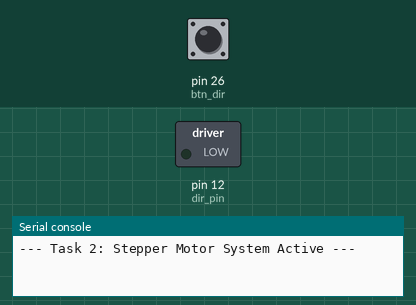
This program was run on a simulated MicroPython board. Parts: switched loads named in the program (green lamp = pin HIGH), the last lines printed to the serial console. Dashed ring = blinking. The test bench sets the inputs (shaded band); at power-on: pin 26 (btn_dir) HIGH.

Above: at 1.2 s.
1.3 s: pin 26 (btn_dir) pulled LOW for 1 s
At 1.42 s:
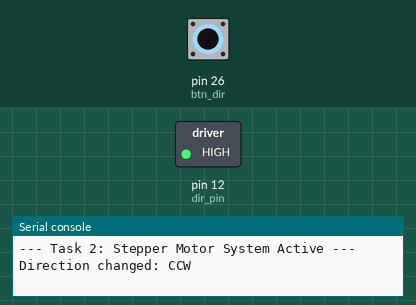
3.8 s: pin 26 (btn_dir) pulled LOW for 0.15 s
At 5.0 s:
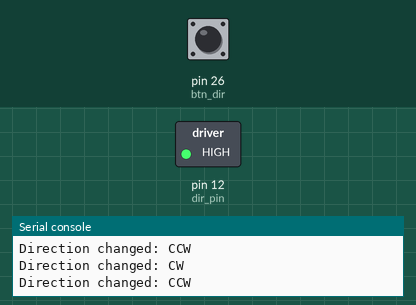
5.4 s: pin 26 (btn_dir) pulled LOW for 3.2 s
At 9.5 s:
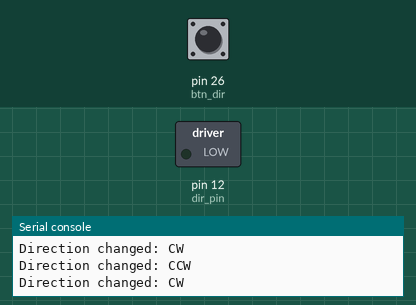
Timing chart, 0 to 11.0 s (numbered marks = the images above; inputs shaded):
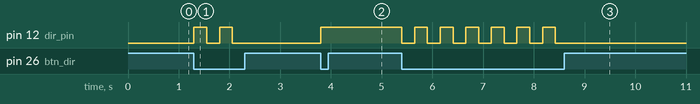

Measured:
- after the input at 1.3 s, pin 12 (dir_pin): alternates HIGH for 0.25 s and LOW for 0.25 s, 4 changes in all, then stays LOW, starting at once
- after the input at 3.8 s, pin 12 (dir_pin): LOW → HIGH at once
- after the input at 5.4 s, pin 12 (dir_pin): alternates HIGH for 0.25 s and LOW for 0.25 s, 13 changes in all, then stays LOW, starting at once

The program:

task2_stepper.py
```python
from machine import Pin
import time

# Pin Definitions
dir_pin = Pin(12, Pin.OUT)
step_pin = Pin(14, Pin.OUT)
btn_dir = Pin(26, Pin.IN, Pin.PULL_UP)
btn_steps = Pin(27, Pin.IN, Pin.PULL_UP)

# State Variables
current_dir = 0
step_options = [0, 10, 20, 30]
idx = 0
last_move = time.ticks_ms()
last_btn_dir = 0
last_btn_steps = 0

def move_stepper(steps):
    for _ in range(steps):
        step_pin.value(1)
        time.sleep_us(1000)
        step_pin.value(0)
        time.sleep_us(1000)

print("--- Task 2: Stepper Motor System Active ---")

while True:
    now = time.ticks_ms()

    # Non-blocking Direction Button Handling
    if btn_dir.value() == 0 and time.ticks_diff(now, last_btn_dir) > 250:
        current_dir = not current_dir
        dir_pin.value(current_dir)
        print(f"Direction changed: {'CW' if current_dir == 0 else 'CCW'}")
        last_btn_dir = now

    # Non-blocking Step Selection Button Handling
    if btn_steps.value() == 0 and time.ticks_diff(now, last_btn_steps) > 250:
        idx = (idx + 1) % 4
        print(f"Steps selected: {step_options[idx]}")
        last_btn_steps = now

    # Timed Execution (Every 5 seconds)
    if time.ticks_diff(now, last_move) >= 5000:
        s = step_options[idx]
        if s > 0:
            print(f"Executing {s} steps...")
            move_stepper(s)
        last_move = time.ticks_ms()
```
